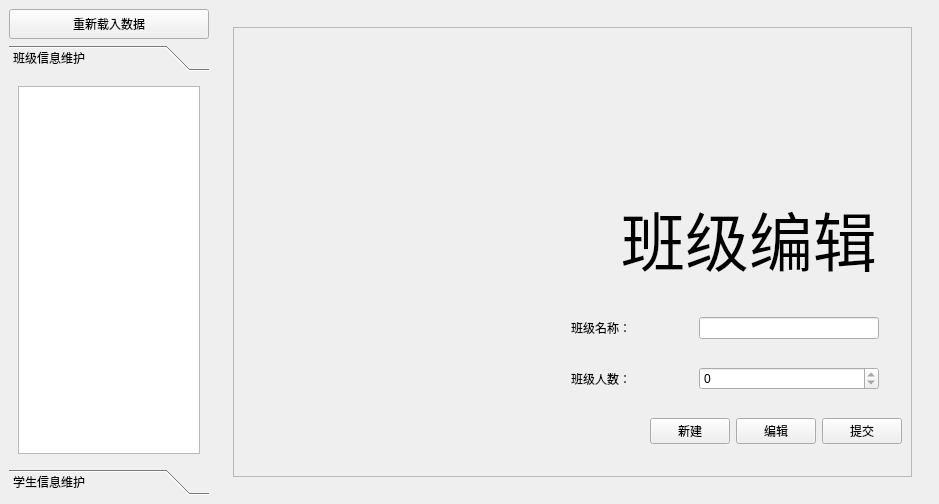
<?xml version="1.0" encoding="UTF-8"?>
<ui version="4.0">
 <class>StudentClassInfoMaintain</class>
 <widget class="QMainWindow" name="StudentClassInfoMaintain">
  <property name="geometry">
   <rect>
    <x>0</x>
    <y>0</y>
    <width>939</width>
    <height>504</height>
   </rect>
  </property>
  <property name="minimumSize">
   <size>
    <width>800</width>
    <height>500</height>
   </size>
  </property>
  <property name="windowTitle">
   <string>MainWindow</string>
  </property>
  <widget class="QWidget" name="centralwidget">
   <layout class="QGridLayout" name="gridLayout_6">
    <item row="0" column="0">
     <layout class="QHBoxLayout" name="horizontalLayout">
      <item>
       <layout class="QVBoxLayout" name="verticalLayout">
        <item>
         <widget class="QPushButton" name="refreshBtn">
          <property name="minimumSize">
           <size>
            <width>200</width>
            <height>30</height>
           </size>
          </property>
          <property name="maximumSize">
           <size>
            <width>200</width>
            <height>16777215</height>
           </size>
          </property>
          <property name="autoFillBackground">
           <bool>false</bool>
          </property>
          <property name="text">
           <string>重新载入数据</string>
          </property>
          <property name="icon">
           <iconset resource="icons.qrc">
            <normaloff>:/server/theme/refresh</normaloff>:/server/theme/refresh</iconset>
          </property>
          <property name="iconSize">
           <size>
            <width>25</width>
            <height>25</height>
           </size>
          </property>
          <property name="autoDefault">
           <bool>false</bool>
          </property>
         </widget>
        </item>
        <item>
         <widget class="QToolBox" name="chooseMaintain">
          <property name="minimumSize">
           <size>
            <width>200</width>
            <height>0</height>
           </size>
          </property>
          <property name="maximumSize">
           <size>
            <width>200</width>
            <height>16777215</height>
           </size>
          </property>
          <property name="currentIndex">
           <number>0</number>
          </property>
          <widget class="QWidget" name="classInfoMaintain">
           <property name="geometry">
            <rect>
             <x>0</x>
             <y>0</y>
             <width>200</width>
             <height>389</height>
            </rect>
           </property>
           <attribute name="label">
            <string>班级信息维护</string>
           </attribute>
           <layout class="QGridLayout" name="gridLayout">
            <item row="0" column="0">
             <widget class="QTreeWidget" name="classList">
              <property name="indentation">
               <number>10</number>
              </property>
              <attribute name="headerVisible">
               <bool>false</bool>
              </attribute>
              <column>
               <property name="text">
                <string notr="true">1</string>
               </property>
              </column>
             </widget>
            </item>
           </layout>
          </widget>
          <widget class="QWidget" name="studentInfoMaintain">
           <property name="geometry">
            <rect>
             <x>0</x>
             <y>0</y>
             <width>200</width>
             <height>389</height>
            </rect>
           </property>
           <attribute name="label">
            <string>学生信息维护</string>
           </attribute>
           <layout class="QGridLayout" name="gridLayout_2">
            <item row="0" column="0">
             <widget class="QTreeWidget" name="studentsList">
              <property name="indentation">
               <number>10</number>
              </property>
              <attribute name="headerVisible">
               <bool>false</bool>
              </attribute>
              <column>
               <property name="text">
                <string notr="true">1</string>
               </property>
              </column>
             </widget>
            </item>
           </layout>
          </widget>
         </widget>
        </item>
       </layout>
      </item>
      <item>
       <widget class="QWidget" name="contentWidget" native="true">
        <property name="minimumSize">
         <size>
          <width>700</width>
          <height>0</height>
         </size>
        </property>
        <layout class="QGridLayout" name="gridLayout_4">
         <item row="0" column="0">
          <widget class="QStackedWidget" name="stackedWidget">
           <property name="currentIndex">
            <number>0</number>
           </property>
           <widget class="QWidget" name="classPage">
            <layout class="QGridLayout" name="gridLayout_5">
             <item row="0" column="0">
              <widget class="QFrame" name="classMaintain">
               <property name="frameShape">
                <enum>QFrame::StyledPanel</enum>
               </property>
               <property name="frameShadow">
                <enum>QFrame::Sunken</enum>
               </property>
               <layout class="QGridLayout" name="gridLayout_8">
                <item row="0" column="0">
                 <layout class="QVBoxLayout" name="verticalLayout_4">
                  <item>
                   <spacer name="verticalSpacer">
                    <property name="orientation">
                     <enum>Qt::Vertical</enum>
                    </property>
                    <property name="sizeHint" stdset="0">
                     <size>
                      <width>20</width>
                      <height>40</height>
                     </size>
                    </property>
                   </spacer>
                  </item>
                  <item>
                   <layout class="QHBoxLayout" name="horizontalLayout_5">
                    <item>
                     <widget class="QLabel" name="label">
                      <property name="minimumSize">
                       <size>
                        <width>300</width>
                        <height>300</height>
                       </size>
                      </property>
                      <property name="maximumSize">
                       <size>
                        <width>300</width>
                        <height>300</height>
                       </size>
                      </property>
                      <property name="text">
                       <string/>
                      </property>
                      <property name="pixmap">
                       <pixmap resource="icons.qrc">:/server/theme/editclass</pixmap>
                      </property>
                     </widget>
                    </item>
                    <item>
                     <layout class="QVBoxLayout" name="verticalLayout_3">
                      <item>
                       <widget class="QLabel" name="title">
                        <property name="minimumSize">
                         <size>
                          <width>400</width>
                          <height>100</height>
                         </size>
                        </property>
                        <property name="maximumSize">
                         <size>
                          <width>400</width>
                          <height>100</height>
                         </size>
                        </property>
                        <property name="text">
                         <string>&lt;!DOCTYPE HTML PUBLIC &quot;-//W3C//DTD HTML 4.0//EN&quot; &quot;http://www.w3.org/TR/REC-html40/strict.dtd&quot;&gt;
&lt;html&gt;&lt;head&gt;&lt;meta name=&quot;qrichtext&quot; content=&quot;1&quot; /&gt;&lt;style type=&quot;text/css&quot;&gt;
p, li { white-space: pre-wrap; }
&lt;/style&gt;&lt;/head&gt;&lt;body style=&quot; font-family:'MS Shell Dlg 2'; font-size:8.25pt; font-weight:400; font-style:normal;&quot;&gt;
&lt;p align=&quot;center&quot; style=&quot; margin-top:0px; margin-bottom:0px; margin-left:0px; margin-right:0px; -qt-block-indent:0; text-indent:0px;&quot;&gt;&lt;span style=&quot; font-size:48pt;&quot;&gt;班级编辑&lt;/span&gt;&lt;/p&gt;&lt;/body&gt;&lt;/html&gt;</string>
                        </property>
                       </widget>
                      </item>
                      <item>
                       <layout class="QHBoxLayout" name="horizontalLayout_2">
                        <item>
                         <widget class="QLabel" name="label_3">
                          <property name="minimumSize">
                           <size>
                            <width>100</width>
                            <height>0</height>
                           </size>
                          </property>
                          <property name="maximumSize">
                           <size>
                            <width>100</width>
                            <height>16777215</height>
                           </size>
                          </property>
                          <property name="text">
                           <string>班级名称：</string>
                          </property>
                         </widget>
                        </item>
                        <item>
                         <widget class="QLineEdit" name="className">
                          <property name="minimumSize">
                           <size>
                            <width>180</width>
                            <height>0</height>
                           </size>
                          </property>
                          <property name="maximumSize">
                           <size>
                            <width>180</width>
                            <height>16777215</height>
                           </size>
                          </property>
                          <property name="readOnly">
                           <bool>true</bool>
                          </property>
                         </widget>
                        </item>
                       </layout>
                      </item>
                      <item>
                       <layout class="QHBoxLayout" name="horizontalLayout_3">
                        <item>
                         <widget class="QLabel" name="label_4">
                          <property name="minimumSize">
                           <size>
                            <width>100</width>
                            <height>0</height>
                           </size>
                          </property>
                          <property name="maximumSize">
                           <size>
                            <width>100</width>
                            <height>16777215</height>
                           </size>
                          </property>
                          <property name="text">
                           <string>班级人数：</string>
                          </property>
                         </widget>
                        </item>
                        <item>
                         <widget class="QSpinBox" name="studentCount">
                          <property name="minimumSize">
                           <size>
                            <width>180</width>
                            <height>0</height>
                           </size>
                          </property>
                          <property name="maximumSize">
                           <size>
                            <width>180</width>
                            <height>16777215</height>
                           </size>
                          </property>
                          <property name="readOnly">
                           <bool>true</bool>
                          </property>
                         </widget>
                        </item>
                       </layout>
                      </item>
                      <item>
                       <layout class="QHBoxLayout" name="horizontalLayout_4">
                        <item>
                         <spacer name="horizontalSpacer">
                          <property name="orientation">
                           <enum>Qt::Horizontal</enum>
                          </property>
                          <property name="sizeHint" stdset="0">
                           <size>
                            <width>40</width>
                            <height>20</height>
                           </size>
                          </property>
                         </spacer>
                        </item>
                        <item>
                         <widget class="QPushButton" name="newBtn">
                          <property name="text">
                           <string>新建</string>
                          </property>
                         </widget>
                        </item>
                        <item>
                         <widget class="QPushButton" name="editBtn">
                          <property name="text">
                           <string>编辑</string>
                          </property>
                         </widget>
                        </item>
                        <item>
                         <widget class="QPushButton" name="submitBtn">
                          <property name="text">
                           <string>提交</string>
                          </property>
                         </widget>
                        </item>
                       </layout>
                      </item>
                     </layout>
                    </item>
                   </layout>
                  </item>
                 </layout>
                </item>
               </layout>
              </widget>
             </item>
            </layout>
           </widget>
           <widget class="QWidget" name="studentPage">
            <layout class="QGridLayout" name="gridLayout_3">
             <item row="0" column="0">
              <layout class="QVBoxLayout" name="verticalLayout_2">
               <item>
                <widget class="CustomStudentTableWidget" name="studentInfoWidget">
                 <property name="acceptDrops">
                  <bool>false</bool>
                 </property>
                 <property name="layoutDirection">
                  <enum>Qt::LeftToRight</enum>
                 </property>
                 <property name="autoFillBackground">
                  <bool>true</bool>
                 </property>
                 <property name="editTriggers">
                  <set>QAbstractItemView::NoEditTriggers</set>
                 </property>
                 <property name="textElideMode">
                  <enum>Qt::ElideMiddle</enum>
                 </property>
                 <property name="sortingEnabled">
                  <bool>true</bool>
                 </property>
                 <attribute name="verticalHeaderVisible">
                  <bool>false</bool>
                 </attribute>
                 <attribute name="verticalHeaderDefaultSectionSize">
                  <number>30</number>
                 </attribute>
                 <column>
                  <property name="text">
                   <string>学号</string>
                  </property>
                  <property name="textAlignment">
                   <set>AlignHCenter|AlignVCenter|AlignCenter</set>
                  </property>
                 </column>
                 <column>
                  <property name="text">
                   <string>姓名</string>
                  </property>
                  <property name="textAlignment">
                   <set>AlignHCenter|AlignVCenter|AlignCenter</set>
                  </property>
                 </column>
                 <column>
                  <property name="text">
                   <string>班级</string>
                  </property>
                  <property name="textAlignment">
                   <set>AlignHCenter|AlignVCenter|AlignCenter</set>
                  </property>
                 </column>
                 <column>
                  <property name="text">
                   <string>上课次数</string>
                  </property>
                  <property name="textAlignment">
                   <set>AlignHCenter|AlignVCenter|AlignCenter</set>
                  </property>
                 </column>
                 <column>
                  <property name="text">
                   <string>成绩</string>
                  </property>
                  <property name="textAlignment">
                   <set>AlignHCenter|AlignVCenter|AlignCenter</set>
                  </property>
                 </column>
                </widget>
               </item>
              </layout>
             </item>
            </layout>
           </widget>
           <widget class="QWidget" name="currentStudentPage">
            <layout class="QGridLayout" name="gridLayout_7">
             <item row="0" column="0">
              <widget class="QFrame" name="studentMaintain">
               <property name="frameShape">
                <enum>QFrame::StyledPanel</enum>
               </property>
               <property name="frameShadow">
                <enum>QFrame::Sunken</enum>
               </property>
               <layout class="QGridLayout" name="gridLayout_9">
                <item row="0" column="0">
                 <layout class="QVBoxLayout" name="verticalLayout_6">
                  <item>
                   <layout class="QHBoxLayout" name="horizontalLayout_11">
                    <item>
                     <spacer name="horizontalSpacer_2">
                      <property name="orientation">
                       <enum>Qt::Horizontal</enum>
                      </property>
                      <property name="sizeHint" stdset="0">
                       <size>
                        <width>40</width>
                        <height>20</height>
                       </size>
                      </property>
                     </spacer>
                    </item>
                    <item>
                     <widget class="QLabel" name="label_5">
                      <property name="minimumSize">
                       <size>
                        <width>500</width>
                        <height>100</height>
                       </size>
                      </property>
                      <property name="maximumSize">
                       <size>
                        <width>500</width>
                        <height>100</height>
                       </size>
                      </property>
                      <property name="text">
                       <string>&lt;!DOCTYPE HTML PUBLIC &quot;-//W3C//DTD HTML 4.0//EN&quot; &quot;http://www.w3.org/TR/REC-html40/strict.dtd&quot;&gt;
&lt;html&gt;&lt;head&gt;&lt;meta name=&quot;qrichtext&quot; content=&quot;1&quot; /&gt;&lt;style type=&quot;text/css&quot;&gt;
p, li { white-space: pre-wrap; }
&lt;/style&gt;&lt;/head&gt;&lt;body style=&quot; font-family:'MS Shell Dlg 2'; font-size:8.25pt; font-weight:400; font-style:normal;&quot;&gt;
&lt;p align=&quot;center&quot; style=&quot; margin-top:0px; margin-bottom:0px; margin-left:0px; margin-right:0px; -qt-block-indent:0; text-indent:0px;&quot;&gt;&lt;span style=&quot; font-size:26pt;&quot;&gt;编辑学生信息&lt;/span&gt;&lt;/p&gt;&lt;/body&gt;&lt;/html&gt;</string>
                      </property>
                     </widget>
                    </item>
                    <item>
                     <spacer name="horizontalSpacer_3">
                      <property name="orientation">
                       <enum>Qt::Horizontal</enum>
                      </property>
                      <property name="sizeHint" stdset="0">
                       <size>
                        <width>40</width>
                        <height>20</height>
                       </size>
                      </property>
                     </spacer>
                    </item>
                   </layout>
                  </item>
                  <item>
                   <layout class="QHBoxLayout" name="horizontalLayout_13">
                    <item>
                     <widget class="QLabel" name="label_2">
                      <property name="minimumSize">
                       <size>
                        <width>300</width>
                        <height>300</height>
                       </size>
                      </property>
                      <property name="maximumSize">
                       <size>
                        <width>300</width>
                        <height>300</height>
                       </size>
                      </property>
                      <property name="text">
                       <string/>
                      </property>
                      <property name="pixmap">
                       <pixmap resource="icons.qrc">:/server/theme/editstudent</pixmap>
                      </property>
                     </widget>
                    </item>
                    <item>
                     <layout class="QVBoxLayout" name="verticalLayout_5">
                      <item>
                       <layout class="QHBoxLayout" name="horizontalLayout_6">
                        <item>
                         <widget class="QLabel" name="label_7">
                          <property name="minimumSize">
                           <size>
                            <width>100</width>
                            <height>0</height>
                           </size>
                          </property>
                          <property name="maximumSize">
                           <size>
                            <width>100</width>
                            <height>16777215</height>
                           </size>
                          </property>
                          <property name="text">
                           <string>学号：</string>
                          </property>
                         </widget>
                        </item>
                        <item>
                         <widget class="QLineEdit" name="studentID">
                          <property name="minimumSize">
                           <size>
                            <width>200</width>
                            <height>0</height>
                           </size>
                          </property>
                          <property name="maximumSize">
                           <size>
                            <width>200</width>
                            <height>16777215</height>
                           </size>
                          </property>
                          <property name="readOnly">
                           <bool>true</bool>
                          </property>
                         </widget>
                        </item>
                       </layout>
                      </item>
                      <item>
                       <layout class="QHBoxLayout" name="horizontalLayout_7">
                        <item>
                         <widget class="QLabel" name="label_6">
                          <property name="minimumSize">
                           <size>
                            <width>100</width>
                            <height>0</height>
                           </size>
                          </property>
                          <property name="maximumSize">
                           <size>
                            <width>100</width>
                            <height>16777215</height>
                           </size>
                          </property>
                          <property name="text">
                           <string>姓名：</string>
                          </property>
                         </widget>
                        </item>
                        <item>
                         <widget class="QLineEdit" name="studentName">
                          <property name="minimumSize">
                           <size>
                            <width>200</width>
                            <height>0</height>
                           </size>
                          </property>
                          <property name="maximumSize">
                           <size>
                            <width>200</width>
                            <height>16777215</height>
                           </size>
                          </property>
                         </widget>
                        </item>
                       </layout>
                      </item>
                      <item>
                       <layout class="QHBoxLayout" name="horizontalLayout_8">
                        <item>
                         <widget class="QLabel" name="label_8">
                          <property name="minimumSize">
                           <size>
                            <width>100</width>
                            <height>0</height>
                           </size>
                          </property>
                          <property name="maximumSize">
                           <size>
                            <width>100</width>
                            <height>16777215</height>
                           </size>
                          </property>
                          <property name="text">
                           <string>班级：</string>
                          </property>
                         </widget>
                        </item>
                        <item>
                         <widget class="QComboBox" name="className_2">
                          <property name="minimumSize">
                           <size>
                            <width>200</width>
                            <height>0</height>
                           </size>
                          </property>
                          <property name="maximumSize">
                           <size>
                            <width>200</width>
                            <height>16777215</height>
                           </size>
                          </property>
                         </widget>
                        </item>
                       </layout>
                      </item>
                      <item>
                       <layout class="QHBoxLayout" name="horizontalLayout_9">
                        <item>
                         <widget class="QLabel" name="label_9">
                          <property name="minimumSize">
                           <size>
                            <width>100</width>
                            <height>0</height>
                           </size>
                          </property>
                          <property name="maximumSize">
                           <size>
                            <width>100</width>
                            <height>16777215</height>
                           </size>
                          </property>
                          <property name="text">
                           <string>上次次数：</string>
                          </property>
                         </widget>
                        </item>
                        <item>
                         <widget class="QSpinBox" name="classCount">
                          <property name="minimumSize">
                           <size>
                            <width>200</width>
                            <height>0</height>
                           </size>
                          </property>
                          <property name="maximumSize">
                           <size>
                            <width>200</width>
                            <height>16777215</height>
                           </size>
                          </property>
                         </widget>
                        </item>
                       </layout>
                      </item>
                      <item>
                       <layout class="QHBoxLayout" name="horizontalLayout_10">
                        <item>
                         <widget class="QLabel" name="label_10">
                          <property name="minimumSize">
                           <size>
                            <width>100</width>
                            <height>0</height>
                           </size>
                          </property>
                          <property name="maximumSize">
                           <size>
                            <width>100</width>
                            <height>16777215</height>
                           </size>
                          </property>
                          <property name="text">
                           <string>总成绩：</string>
                          </property>
                         </widget>
                        </item>
                        <item>
                         <widget class="QSpinBox" name="studentGrade">
                          <property name="minimumSize">
                           <size>
                            <width>200</width>
                            <height>0</height>
                           </size>
                          </property>
                          <property name="maximumSize">
                           <size>
                            <width>200</width>
                            <height>16777215</height>
                           </size>
                          </property>
                         </widget>
                        </item>
                       </layout>
                      </item>
                      <item>
                       <layout class="QHBoxLayout" name="horizontalLayout_12">
                        <item>
                         <spacer name="horizontalSpacer_4">
                          <property name="orientation">
                           <enum>Qt::Horizontal</enum>
                          </property>
                          <property name="sizeHint" stdset="0">
                           <size>
                            <width>40</width>
                            <height>20</height>
                           </size>
                          </property>
                         </spacer>
                        </item>
                        <item>
                         <widget class="QPushButton" name="editStudentBtn">
                          <property name="text">
                           <string>编辑</string>
                          </property>
                         </widget>
                        </item>
                        <item>
                         <widget class="QPushButton" name="addStuentBtn">
                          <property name="text">
                           <string>添加</string>
                          </property>
                         </widget>
                        </item>
                       </layout>
                      </item>
                     </layout>
                    </item>
                   </layout>
                  </item>
                 </layout>
                </item>
               </layout>
              </widget>
             </item>
            </layout>
           </widget>
          </widget>
         </item>
        </layout>
       </widget>
      </item>
     </layout>
    </item>
   </layout>
  </widget>
 </widget>
 <customwidgets>
  <customwidget>
   <class>CustomStudentTableWidget</class>
   <extends>QTableWidget</extends>
   <header>customstudenttablewidget.h</header>
  </customwidget>
 </customwidgets>
 <resources>
  <include location="icons.qrc"/>
 </resources>
 <connections/>
</ui>
